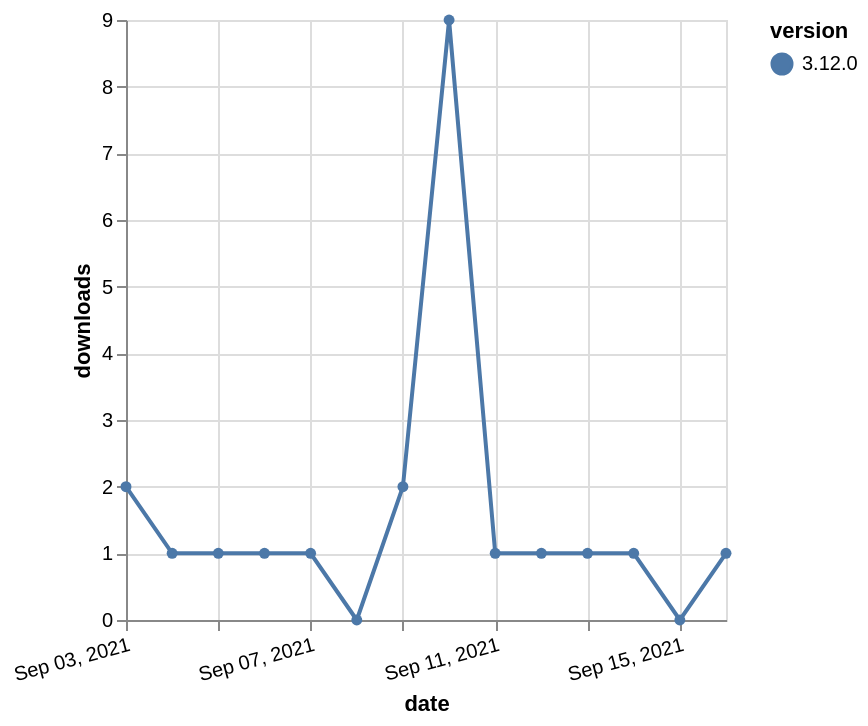

Source (Vega-Lite JSON):
### Vega-Lite specification from a JSON file in a GitHub repository (floating-point values rounded to 4 significant figures)
{"$schema": "https://vega.github.io/schema/vega-lite/v5.json", "description": "A simple bar chart with embedded data.", "data": {"values": [{"date": "2021-09-03", "total": 503, "delta": 2, "version": "3.12.0"}, {"date": "2021-09-04", "total": 504, "delta": 1, "version": "3.12.0"}, {"date": "2021-09-05", "total": 505, "delta": 1, "version": "3.12.0"}, {"date": "2021-09-06", "total": 506, "delta": 1, "version": "3.12.0"}, {"date": "2021-09-07", "total": 507, "delta": 1, "version": "3.12.0"}, {"date": "2021-09-08", "total": 507, "delta": 0, "version": "3.12.0"}, {"date": "2021-09-09", "total": 509, "delta": 2, "version": "3.12.0"}, {"date": "2021-09-10", "total": 518, "delta": 9, "version": "3.12.0"}, {"date": "2021-09-11", "total": 519, "delta": 1, "version": "3.12.0"}, {"date": "2021-09-12", "total": 520, "delta": 1, "version": "3.12.0"}, {"date": "2021-09-13", "total": 521, "delta": 1, "version": "3.12.0"}, {"date": "2021-09-14", "total": 522, "delta": 1, "version": "3.12.0"}, {"date": "2021-09-15", "total": 522, "delta": 0, "version": "3.12.0"}, {"date": "2021-09-16", "total": 523, "delta": 1, "version": "3.12.0"}]}, "width": "container", "mark": {"type": "line", "point": {"filled": true}}, "encoding": {"x": {"field": "date", "type": "temporal", "timeUnit": "yearmonthdate", "title": "date", "axis": {"labelAngle": -15}}, "y": {"field": "delta", "type": "quantitative", "title": "downloads"}, "color": {"field": "version", "type": "nominal"}, "tooltip": {"field": "delta"}}}
